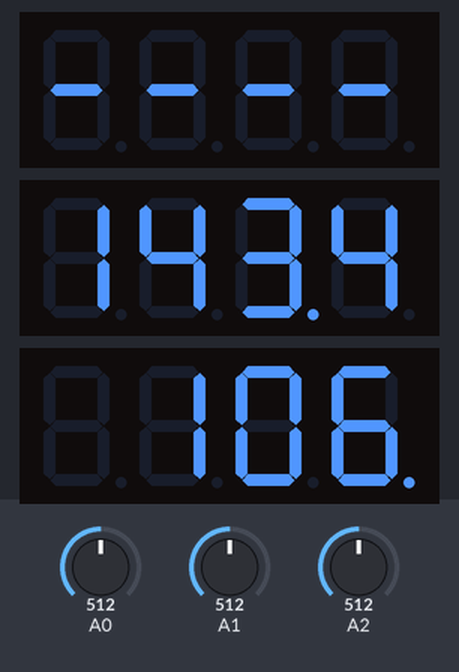
Bench run of a sketch on a simulated Arduino Mega 2560, built with avr-gcc and run on an emulated ATmega2560. Parts: 3 × 4-digit seven-segment display. The test bench sets the inputs (shaded band); at power-on: A0 = 512, A1 = 512, A2 = 512. What the sketch prints to the serial monitor is not drawn.

Above: at 1.2 s.
1.3 s: A0 set to 85
At 3.2 s:
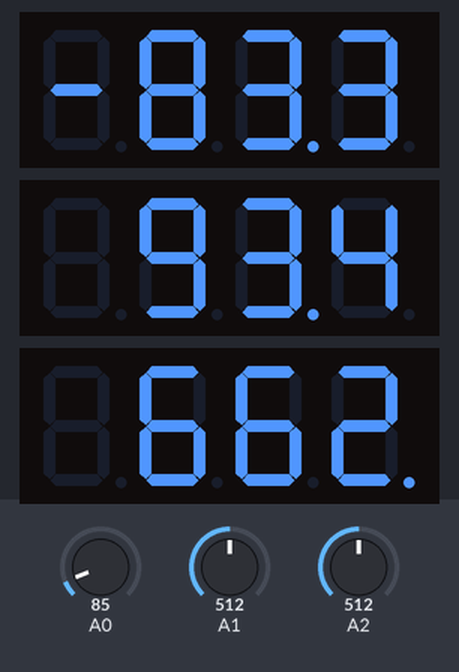
4.3 s: A0 set to 73
At 6.3 s:
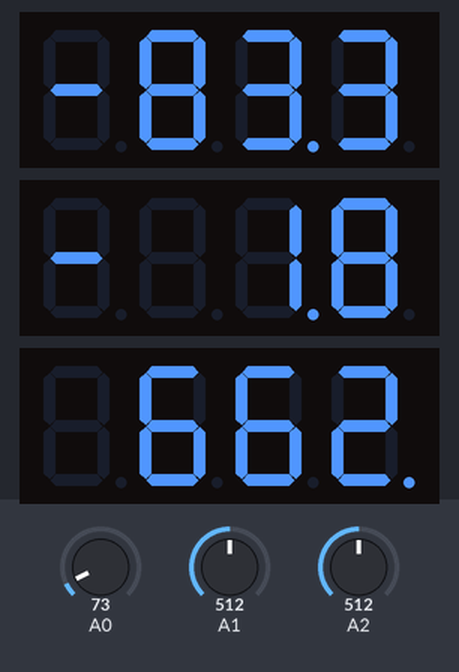
7.3 s: A0 set to 122
At 9.1 s:
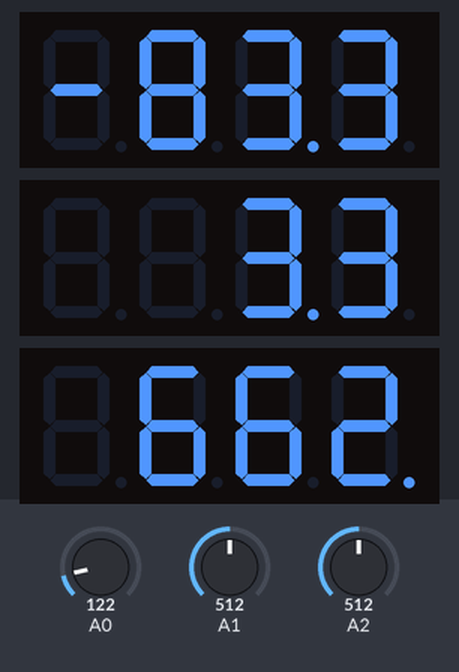
Timing chart, 0 to 10.6 s (numbered marks = the images above; inputs shaded):
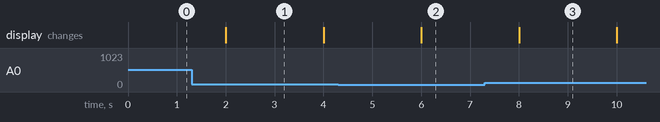

The sketch:

Project_main_3Disp_V2_Debug.ino
```cpp
//Initialising all variables
#include <SevSeg.h>
SevSeg sevseg1;
SevSeg sevseg2;
SevSeg sevseg3;

int row=0;
int y=1;
int v=0;
float f=0;
float counter1=0;
float counter2=0;
float p=0;
float i=0;
int x=1;
float lcd=0;
int disp=0;
int vt=0;
int vp=0;
float t=0;
float ap=0;

float avg1=0;
float avgp1=0;
float avgt1=0;

float avg2=0;
float avgp2=0;
float avgt2=0;

float Disp_ap=0;
float Disp_avgp=0;
float Disp_avgt=0;

float Data_ap=0;
float Data_avgp=0;
float Data_avgt=0;

int hours=0;
int minutes=0;
float analogp=0;
float analogt=0;

void setup()
{
  byte numDigits = 4;

                     //12,  9, 8, 6
  byte digitPins1[] = {13, 10, 9, 7};
  byte segmentPins1[] = {12, 8, 5, 3, 2, 11, 6, 4};
                       //11, 7, 4, 2, 1, 10, 5, 3

                     //12,  9,  8,  6
  byte digitPins2[] = {23, 29, 31, 32};
  byte segmentPins2[] = {25, 33, 28, 24, 22, 27, 30, 26};
                       //11,  7,  4,  2,  1, 10,  5,  3

  byte digitPins3[] = {38, 44, 46, 49}; //Display Pins: 12, 9, 8, 6 (Digit1, Digit2, Digit3, Digit4)
  byte segmentPins3[] = {40, 48, 45, 41, 39, 42, 47, 43}; //Display Pins: 11, 7, 4, 2, 1, 10, 5, 3

  sevseg1.begin(COMMON_ANODE, numDigits, digitPins1, segmentPins1);
  sevseg2.begin(COMMON_ANODE, numDigits, digitPins2, segmentPins2);
  sevseg3.begin(COMMON_ANODE, numDigits, digitPins3, segmentPins3);

  analogReference(DEFAULT);
  Serial.begin(128000);

  Serial.println("LABEL,Time,Seconds,Pressure (mBar),Temperature (C),Atm Pressure (mBar), , ,DATE");
} // end of void setup()

void loop()
{
  // put the main code here, to run repeatedly:
  static unsigned long timer1 = millis();
  static unsigned long timer2 = millis();
  static int deciSeconds = 0;

  //analogReadResolution(10);

  //v = analogRead(A0);           //Reading the voltage signals through ADCs
  //vt = analogRead(A2);
  //vp = analogRead(A1);

  counter1 = counter1 + 1;
  counter2 = counter2 + 1;

  avg1 = avg1 + analogRead(A0);               //Calculating the average values of temp, atm pressure and internal pressure
  avgp1 = avgp1 + analogRead(A1);
  avgt1 = avgt1 + analogRead(A2);

  avg2 = avg2 + analogRead(A0);               //Calculating the average values of temp, atm pressure and internal pressure
  avgp2 = avgp2 + analogRead(A1);
  avgt2 = avgt2 + analogRead(A2);


  // It is necessary to refresh the display repeatedly to illuminate the LED continuously // this step does not update the displayed values
  sevseg1.refreshDisplay();
  sevseg2.refreshDisplay();
  sevseg3.refreshDisplay();

  if(millis()>=timer2) // start of display loop
  {

    Disp_ap = avg2/counter2;
    Disp_avgp = avgp2/counter2;
    Disp_avgt = avgt2/counter2;

    p = 100*0.68014*(Disp_ap*5/1024)-26.677;          //Pressure Transducer - One; Here ((avg/counter) * 0.0049) gives a voltage (in VOLTS)
    t = (Data_avgt*0.488758)-(333.52);           //Using the calibration given by the manufacturer
    ap = ((Data_avgp/1023)+0.095)/(0.0009);      //Using the calibration given by the manufacturer

    avg2 = 0;
    avgt2 = 0;
    avgp2 = 0;
    counter2 = 0;

    sevseg1.setNumber(t, 1);                          //Library to use the digital display.
    sevseg2.setNumber(p, 1);
    sevseg3.setNumber(ap, 0);

    sevseg1.refreshDisplay();
    sevseg2.refreshDisplay();
    sevseg3.refreshDisplay();

    timer2 += 2000;                                   // This value can be altered to change the display update rate (in ms)

  }// end of display loop

  if(millis()>=timer1) // start of "writing to excel" loop
  {

    Data_ap = avg1/counter1;
    Data_avgp = avgp1/counter1;
    Data_avgt = avgt1/counter1;

    p = 100*0.68014*(Disp_ap*5/1024)-26.677;         //Pressure Transducer - One; Here ((avg/counter) * 0.0049) gives a voltage (in VOLTS)
    t = (Data_avgt*0.488758)-(333.52);           //Using the calibration given by the manufacturer
    ap = ((Data_avgp/1023)+0.095)/(0.0009);      //Using the calibration given by the manufacturer


        Serial.print("DATA,TIME");                      //Printing the columns in the excel file
        Serial.print(",");
        Serial.print(y+timer1/1000);                    // y+timer1/1000 = time from the start of the acquisition (s)
        Serial.print(",");
        Serial.print(p);
        Serial.print(",");
        Serial.print(t);
        Serial.print(",");
        Serial.print(ap);
        Serial.println(",");

        // Reset counter and average values to 0
        counter1 = 0;
        avg1 = 0;
        avgt1 = 0;
        avgp1 = 0;
        y = y+1;

        if ((y%60) == 0)
        {
          minutes=minutes+1;
          if ((y%3600)==0)//Changing the minutest scale after an hour
          {
            minutes=0;
          }
        }

        if ((y%3600) ==0)
        {
          hours=hours+1;
        }

        timer1 += 60000;                //1000 initial              // This value can be altered to change the log rate (in ms)

   } // end of "writing to excel" loop

  row++;                              //Increasing the row in serial communication

} // end of void loop
```

Measured:
- the behaviour switches between 81 and 80 on A0 (found by bisection; images 1 and 2)
- after the input at 1.3 s, the display: changes after 0.70 s (image 1)
- after the input at 4.3 s, the display: changes after 1.7 s (image 2)
- after the input at 7.3 s, the display: changes after 0.70 s (image 3)
- what the display in image 1 shows lasts 2.0 s, from 2.0 s to 4.0 s
